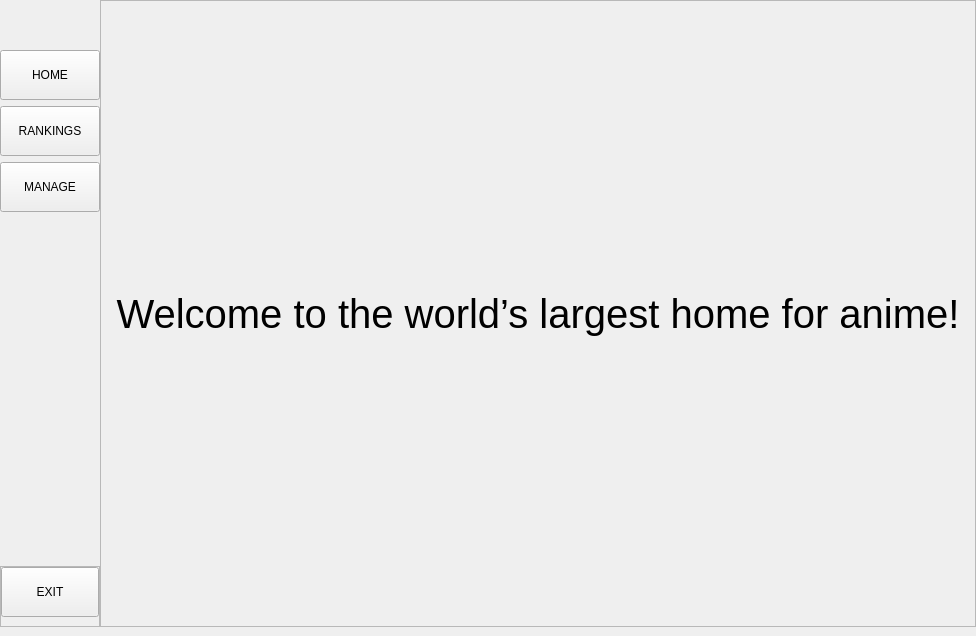
<?xml version="1.0" encoding="UTF-8"?>
<ui version="4.0">
 <class>MainWindow</class>
 <widget class="QMainWindow" name="MainWindow">
  <property name="geometry">
   <rect>
    <x>0</x>
    <y>0</y>
    <width>976</width>
    <height>636</height>
   </rect>
  </property>
  <property name="minimumSize">
   <size>
    <width>940</width>
    <height>560</height>
   </size>
  </property>
  <property name="windowTitle">
   <string>CRUD Ranking App</string>
  </property>
  <property name="windowIcon">
   <iconset>
    <normaloff>../../crud-ranking-app/ui/sidebar/Crunchyroll_Logo.png</normaloff>../../crud-ranking-app/ui/sidebar/Crunchyroll_Logo.png</iconset>
  </property>
  <widget class="QWidget" name="centralwidget">
   <layout class="QHBoxLayout" name="horizontalLayout_5">
    <property name="spacing">
     <number>0</number>
    </property>
    <property name="leftMargin">
     <number>0</number>
    </property>
    <property name="topMargin">
     <number>0</number>
    </property>
    <property name="rightMargin">
     <number>0</number>
    </property>
    <item>
     <widget class="QWidget" name="leftMenu" native="true">
      <property name="enabled">
       <bool>true</bool>
      </property>
      <property name="minimumSize">
       <size>
        <width>100</width>
        <height>0</height>
       </size>
      </property>
      <property name="maximumSize">
       <size>
        <width>100</width>
        <height>16777215</height>
       </size>
      </property>
      <layout class="QVBoxLayout" name="verticalLayout_3">
       <property name="spacing">
        <number>0</number>
       </property>
       <property name="leftMargin">
        <number>0</number>
       </property>
       <property name="topMargin">
        <number>50</number>
       </property>
       <property name="rightMargin">
        <number>0</number>
       </property>
       <property name="bottomMargin">
        <number>0</number>
       </property>
       <item>
        <widget class="QFrame" name="frame">
         <layout class="QVBoxLayout" name="verticalLayout">
          <property name="leftMargin">
           <number>0</number>
          </property>
          <property name="topMargin">
           <number>0</number>
          </property>
          <property name="rightMargin">
           <number>0</number>
          </property>
          <item>
           <widget class="QToolButton" name="homeButton">
            <property name="sizePolicy">
             <sizepolicy hsizetype="Expanding" vsizetype="Fixed">
              <horstretch>0</horstretch>
              <verstretch>0</verstretch>
             </sizepolicy>
            </property>
            <property name="minimumSize">
             <size>
              <width>0</width>
              <height>50</height>
             </size>
            </property>
            <property name="cursor">
             <cursorShape>PointingHandCursor</cursorShape>
            </property>
            <property name="text">
             <string>HOME</string>
            </property>
            <property name="iconSize">
             <size>
              <width>25</width>
              <height>25</height>
             </size>
            </property>
            <property name="checkable">
             <bool>true</bool>
            </property>
            <property name="autoExclusive">
             <bool>true</bool>
            </property>
            <property name="toolButtonStyle">
             <enum>Qt::ToolButtonTextBesideIcon</enum>
            </property>
           </widget>
          </item>
          <item>
           <widget class="QToolButton" name="rankButton">
            <property name="sizePolicy">
             <sizepolicy hsizetype="Expanding" vsizetype="Fixed">
              <horstretch>0</horstretch>
              <verstretch>0</verstretch>
             </sizepolicy>
            </property>
            <property name="minimumSize">
             <size>
              <width>0</width>
              <height>50</height>
             </size>
            </property>
            <property name="cursor">
             <cursorShape>PointingHandCursor</cursorShape>
            </property>
            <property name="text">
             <string>RANKINGS</string>
            </property>
            <property name="iconSize">
             <size>
              <width>25</width>
              <height>25</height>
             </size>
            </property>
            <property name="checkable">
             <bool>true</bool>
            </property>
            <property name="autoExclusive">
             <bool>true</bool>
            </property>
            <property name="toolButtonStyle">
             <enum>Qt::ToolButtonTextBesideIcon</enum>
            </property>
           </widget>
          </item>
          <item>
           <widget class="QToolButton" name="CRUDButton">
            <property name="sizePolicy">
             <sizepolicy hsizetype="Expanding" vsizetype="Fixed">
              <horstretch>0</horstretch>
              <verstretch>0</verstretch>
             </sizepolicy>
            </property>
            <property name="minimumSize">
             <size>
              <width>0</width>
              <height>50</height>
             </size>
            </property>
            <property name="cursor">
             <cursorShape>PointingHandCursor</cursorShape>
            </property>
            <property name="text">
             <string>MANAGE</string>
            </property>
            <property name="iconSize">
             <size>
              <width>25</width>
              <height>25</height>
             </size>
            </property>
            <property name="checkable">
             <bool>true</bool>
            </property>
            <property name="autoExclusive">
             <bool>true</bool>
            </property>
            <property name="toolButtonStyle">
             <enum>Qt::ToolButtonTextBesideIcon</enum>
            </property>
           </widget>
          </item>
         </layout>
        </widget>
       </item>
       <item>
        <spacer name="verticalSpacer">
         <property name="orientation">
          <enum>Qt::Vertical</enum>
         </property>
         <property name="sizeHint" stdset="0">
          <size>
           <width>20</width>
           <height>500</height>
          </size>
         </property>
        </spacer>
       </item>
       <item>
        <widget class="QFrame" name="frame2">
         <property name="frameShape">
          <enum>QFrame::StyledPanel</enum>
         </property>
         <property name="frameShadow">
          <enum>QFrame::Raised</enum>
         </property>
         <layout class="QVBoxLayout" name="verticalLayout_2">
          <property name="leftMargin">
           <number>0</number>
          </property>
          <property name="topMargin">
           <number>0</number>
          </property>
          <property name="rightMargin">
           <number>0</number>
          </property>
          <item>
           <widget class="QToolButton" name="exitButton">
            <property name="sizePolicy">
             <sizepolicy hsizetype="Expanding" vsizetype="Fixed">
              <horstretch>0</horstretch>
              <verstretch>0</verstretch>
             </sizepolicy>
            </property>
            <property name="minimumSize">
             <size>
              <width>0</width>
              <height>50</height>
             </size>
            </property>
            <property name="cursor">
             <cursorShape>PointingHandCursor</cursorShape>
            </property>
            <property name="text">
             <string>EXIT</string>
            </property>
            <property name="iconSize">
             <size>
              <width>25</width>
              <height>25</height>
             </size>
            </property>
            <property name="toolButtonStyle">
             <enum>Qt::ToolButtonTextBesideIcon</enum>
            </property>
           </widget>
          </item>
         </layout>
        </widget>
       </item>
      </layout>
     </widget>
    </item>
    <item>
     <widget class="QWidget" name="widget_4" native="true">
      <property name="enabled">
       <bool>true</bool>
      </property>
      <layout class="QVBoxLayout" name="verticalLayout_5">
       <property name="spacing">
        <number>0</number>
       </property>
       <property name="leftMargin">
        <number>0</number>
       </property>
       <property name="topMargin">
        <number>0</number>
       </property>
       <property name="rightMargin">
        <number>0</number>
       </property>
       <property name="bottomMargin">
        <number>0</number>
       </property>
       <item>
        <widget class="QStackedWidget" name="stackedWidget">
         <property name="currentIndex">
          <number>0</number>
         </property>
         <widget class="QWidget" name="homePage">
          <layout class="QGridLayout" name="gridLayout_2">
           <property name="leftMargin">
            <number>0</number>
           </property>
           <property name="topMargin">
            <number>0</number>
           </property>
           <property name="rightMargin">
            <number>0</number>
           </property>
           <property name="bottomMargin">
            <number>0</number>
           </property>
           <property name="spacing">
            <number>0</number>
           </property>
           <item row="0" column="0">
            <widget class="QFrame" name="homeFrame">
             <property name="frameShape">
              <enum>QFrame::StyledPanel</enum>
             </property>
             <property name="frameShadow">
              <enum>QFrame::Raised</enum>
             </property>
             <layout class="QHBoxLayout" name="horizontalLayout_9">
              <property name="spacing">
               <number>0</number>
              </property>
              <property name="leftMargin">
               <number>0</number>
              </property>
              <property name="topMargin">
               <number>0</number>
              </property>
              <property name="rightMargin">
               <number>0</number>
              </property>
              <property name="bottomMargin">
               <number>0</number>
              </property>
              <item>
               <widget class="QLabel" name="homeText">
                <property name="font">
                 <font>
                  <family>Arial</family>
                  <pointsize>30</pointsize>
                 </font>
                </property>
                <property name="text">
                 <string>Welcome to the world’s largest home for anime!</string>
                </property>
                <property name="alignment">
                 <set>Qt::AlignCenter</set>
                </property>
                <property name="wordWrap">
                 <bool>true</bool>
                </property>
               </widget>
              </item>
             </layout>
            </widget>
           </item>
          </layout>
         </widget>
         <widget class="QWidget" name="rankPage">
          <layout class="QGridLayout" name="gridLayout_5">
           <item row="0" column="0">
            <widget class="QFrame" name="rankFrame">
             <property name="frameShape">
              <enum>QFrame::StyledPanel</enum>
             </property>
             <property name="frameShadow">
              <enum>QFrame::Raised</enum>
             </property>
             <layout class="QVBoxLayout" name="verticalLayout_6">
              <property name="spacing">
               <number>0</number>
              </property>
              <property name="leftMargin">
               <number>0</number>
              </property>
              <property name="topMargin">
               <number>36</number>
              </property>
              <property name="rightMargin">
               <number>0</number>
              </property>
              <property name="bottomMargin">
               <number>0</number>
              </property>
              <item>
               <widget class="QFrame" name="rankMenu">
                <property name="maximumSize">
                 <size>
                  <width>16777215</width>
                  <height>70</height>
                 </size>
                </property>
                <property name="frameShape">
                 <enum>QFrame::StyledPanel</enum>
                </property>
                <property name="frameShadow">
                 <enum>QFrame::Raised</enum>
                </property>
                <layout class="QHBoxLayout" name="horizontalLayout_8">
                 <property name="spacing">
                  <number>5</number>
                 </property>
                 <property name="leftMargin">
                  <number>25</number>
                 </property>
                 <property name="topMargin">
                  <number>0</number>
                 </property>
                 <property name="rightMargin">
                  <number>25</number>
                 </property>
                 <property name="bottomMargin">
                  <number>0</number>
                 </property>
                 <item>
                  <widget class="QToolButton" name="sortRankButton">
                   <property name="minimumSize">
                    <size>
                     <width>100</width>
                     <height>30</height>
                    </size>
                   </property>
                   <property name="text">
                    <string>TOP ANIME</string>
                   </property>
                   <property name="checkable">
                    <bool>true</bool>
                   </property>
                   <property name="autoExclusive">
                    <bool>true</bool>
                   </property>
                  </widget>
                 </item>
                 <item>
                  <widget class="QToolButton" name="sortDateButton">
                   <property name="minimumSize">
                    <size>
                     <width>100</width>
                     <height>30</height>
                    </size>
                   </property>
                   <property name="text">
                    <string>LATEST</string>
                   </property>
                   <property name="checkable">
                    <bool>true</bool>
                   </property>
                   <property name="autoExclusive">
                    <bool>true</bool>
                   </property>
                  </widget>
                 </item>
                 <item>
                  <widget class="QToolButton" name="AtoZButton">
                   <property name="minimumSize">
                    <size>
                     <width>100</width>
                     <height>30</height>
                    </size>
                   </property>
                   <property name="text">
                    <string>A-Z</string>
                   </property>
                   <property name="checkable">
                    <bool>true</bool>
                   </property>
                   <property name="autoExclusive">
                    <bool>true</bool>
                   </property>
                  </widget>
                 </item>
                 <item>
                  <spacer name="horizontalSpacer_3">
                   <property name="orientation">
                    <enum>Qt::Horizontal</enum>
                   </property>
                   <property name="sizeHint" stdset="0">
                    <size>
                     <width>40</width>
                     <height>20</height>
                    </size>
                   </property>
                  </spacer>
                 </item>
                </layout>
               </widget>
              </item>
              <item>
               <widget class="QScrollArea" name="scrollArea">
                <property name="widgetResizable">
                 <bool>true</bool>
                </property>
                <widget class="QListWidget" name="animeListWidget">
                 <property name="geometry">
                  <rect>
                   <x>0</x>
                   <y>0</y>
                   <width>848</width>
                   <height>528</height>
                  </rect>
                 </property>
                </widget>
               </widget>
              </item>
             </layout>
            </widget>
           </item>
          </layout>
         </widget>
         <widget class="QWidget" name="CRUDPage">
          <layout class="QGridLayout" name="gridLayout_4">
           <property name="leftMargin">
            <number>100</number>
           </property>
           <property name="topMargin">
            <number>50</number>
           </property>
           <property name="rightMargin">
            <number>100</number>
           </property>
           <property name="bottomMargin">
            <number>60</number>
           </property>
           <property name="spacing">
            <number>20</number>
           </property>
           <item row="2" column="0">
            <widget class="QListWidget" name="animeList"/>
           </item>
           <item row="1" column="0">
            <widget class="QFrame" name="CRUDMenu">
             <property name="frameShape">
              <enum>QFrame::StyledPanel</enum>
             </property>
             <property name="frameShadow">
              <enum>QFrame::Raised</enum>
             </property>
             <layout class="QHBoxLayout" name="horizontalLayout_6">
              <property name="leftMargin">
               <number>0</number>
              </property>
              <property name="rightMargin">
               <number>0</number>
              </property>
              <item>
               <widget class="QPushButton" name="searchAnime">
                <property name="minimumSize">
                 <size>
                  <width>100</width>
                  <height>0</height>
                 </size>
                </property>
                <property name="text">
                 <string>SEARCH</string>
                </property>
               </widget>
              </item>
              <item>
               <widget class="QLineEdit" name="inputAnime">
                <property name="minimumSize">
                 <size>
                  <width>0</width>
                  <height>24</height>
                 </size>
                </property>
               </widget>
              </item>
              <item>
               <widget class="QPushButton" name="addButton">
                <property name="minimumSize">
                 <size>
                  <width>100</width>
                  <height>0</height>
                 </size>
                </property>
                <property name="text">
                 <string>ADD</string>
                </property>
               </widget>
              </item>
              <item>
               <widget class="QPushButton" name="editButton">
                <property name="minimumSize">
                 <size>
                  <width>100</width>
                  <height>0</height>
                 </size>
                </property>
                <property name="text">
                 <string>EDIT</string>
                </property>
               </widget>
              </item>
              <item>
               <widget class="QPushButton" name="removeButton">
                <property name="minimumSize">
                 <size>
                  <width>100</width>
                  <height>0</height>
                 </size>
                </property>
                <property name="text">
                 <string>DELETE</string>
                </property>
               </widget>
              </item>
             </layout>
            </widget>
           </item>
          </layout>
         </widget>
        </widget>
       </item>
      </layout>
     </widget>
    </item>
   </layout>
  </widget>
 </widget>
 <resources/>
 <connections/>
</ui>
